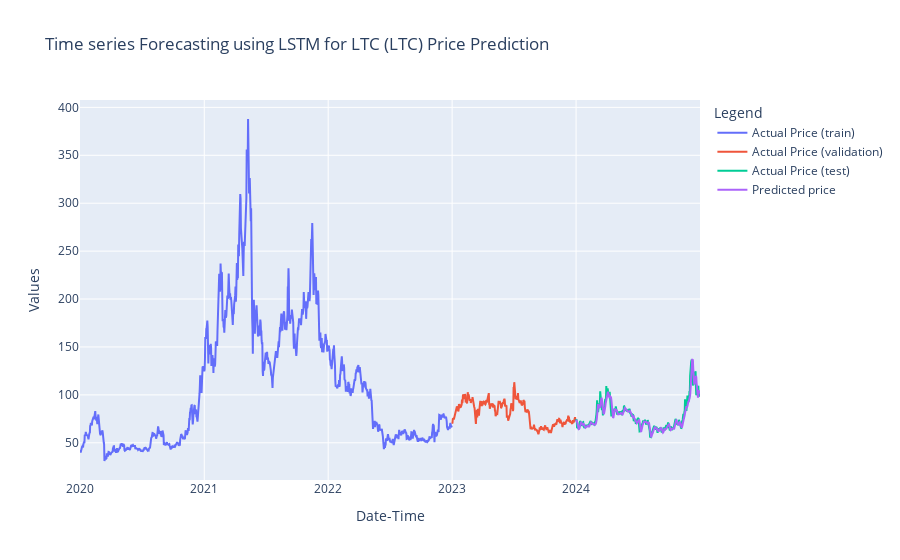

Notebook code for this chart:
### Code cell
# Plot the results
import plotly.graph_objects as go

fig = go.Figure()
fig.add_trace(go.Scatter(x=train.Date, y=train.Close, mode='lines', name='Actual Price (train)'))
fig.add_trace(go.Scatter(x=validation.Date, y=validation.Close, mode='lines', name='Actual Price (validation)'))
fig.add_trace(go.Scatter(x=test.Date, y=test.Close, mode='lines', name='Actual Price (test)'))
fig.add_trace(go.Scatter(x=test.Date, y=test.Predictions, mode='lines', name='Predicted price'))
fig.update_layout(
    title="Time series Forecasting using LSTM for LTC (LTC) Price Prediction",
    xaxis_title="Date-Time",
    yaxis_title="Values",
    legend_title="Legend",
)
fig.show()

### Figure 1 — Plotly figure (JSON) as saved in the notebook; plotly's stock layout.template omitted (floating-point values rounded to 4 significant figures; data arrays with more than 128 entries replaced by an {"elided": "..."} marker saying what was removed)
{"data": [{"mode": "lines", "name": "Actual Price (train)", "type": "scatter", "x": {"elided": "1096 str values"}, "y": {"elided": "1096 float values"}}, {"mode": "lines", "name": "Actual Price (validation)", "type": "scatter", "x": {"elided": "365 str values"}, "y": {"elided": "365 float values"}}, {"mode": "lines", "name": "Actual Price (test)", "type": "scatter", "x": {"elided": "366 str values"}, "y": {"elided": "366 float values"}}, {"mode": "lines", "name": "Predicted price", "type": "scatter", "x": {"elided": "366 str values"}, "y": {"elided": "366 float values"}}], "layout": {"legend": {"title": {"text": "Legend"}}, "title": {"text": "Time series Forecasting using LSTM for LTC (LTC) Price Prediction"}, "xaxis": {"title": {"text": "Date-Time"}}, "yaxis": {"title": {"text": "Values"}}}}
